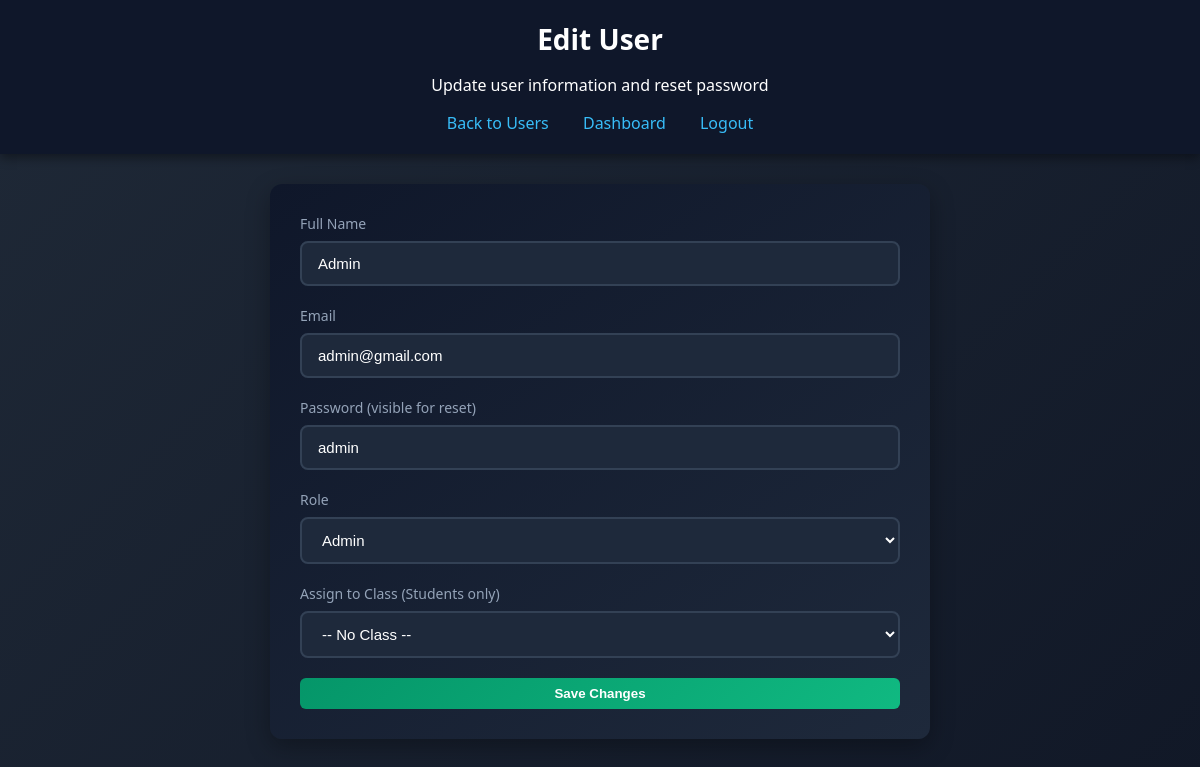
Screenshot of /admin/edit_user/1 (signed in) with the database file from the repository.
### tables this page shows
CREATE TABLE users (
    id INTEGER PRIMARY KEY AUTOINCREMENT,
    name TEXT NOT NULL,
    email TEXT UNIQUE NOT NULL,
    password TEXT NOT NULL,
    role TEXT NOT NULL CHECK(role IN ('student','teacher','admin')),
    class_id INTEGER,
    rfid_uid TEXT,
    FOREIGN KEY(class_id) REFERENCES classes(id)
);

### backend/app.py (the view, shortened to what this page needs)
@app.route("/admin/edit_user/<int:user_id>", methods=["GET", "POST"])
def edit_user(user_id):
    if session.get("role") != "admin":
        return redirect("/login")
    conn = get_connection()
    cursor = conn.cursor()
    message = ""
    user = cursor.execute("SELECT * FROM users WHERE id=?", (user_id,)).fetchone()
    classes = cursor.execute("SELECT id, class_name, room_no FROM classes").fetchall()
    conn.close()
    return render_template("edit_user.html", user=user, classes=classes, message=message)

### backend/app.py (called while the page is built)
def get_connection():
    conn = sqlite3.connect(DB_PATH)
    conn.row_factory = sqlite3.Row
    return conn

### frontend/templates/edit_user.html (shortened to what this page needs)
<!DOCTYPE html>
<html lang="en">
<head>
    <link rel="stylesheet" href="/static/style.css">
</head>
<body>
    <div class="header">
        <h1>Edit User</h1>
        <p>Update user information and reset password</p>
        <nav class="nav-links">
            <a href="/admin/users">Back to Users</a>
            <a href="/admin">Dashboard</a>
            <a href="/logout">Logout</a>
        </nav>
    </div>
    <div class="dashboard-content">
        <div class="form-container">
            <form method="POST" class="admin-form">
                <div class="form-group">
                    <label>Full Name</label>
                    <input type="text" name="name" value="{{ user.name }}" required>
                </div>
                <div class="form-group">
                    <label>Email</label>
                    <input type="email" name="email" value="{{ user.email }}" required>
                </div>
                <div class="form-group">
                    <label>Password (visible for reset)</label>
                    <input type="text" name="password" value="{{ user.password }}" required>
                </div>
                <div class="form-group">
                    <label>Role</label>
                    <select name="role">
                        <option value="admin" {% if user.role == 'admin' %}selected{% endif %}>Admin</option>
                    </select>
                </div>
                <div class="form-group" id="classGroup">
                    <label>Assign to Class (Students only)</label>
                    <select name="class_id">
                        <option value="">-- No Class --</option>
                    </select>
                </div>
                <button type="submit" class="start-btn">Save Changes</button>
            </form>
        </div>
    </div>
</body>
</html>

### frontend/static/style.css (style rules this page uses)
body { margin: 0; font-family: 'Segoe UI', Tahoma, sans-serif; background: linear-gradient(135deg, #1f2937, #111827); color: white; }
.header { text-align: center; padding: 20px; background: #0f172a; box-shadow: 0 4px 10px rgba(0,0,0,0.4); }
.header h1 { margin: 0; font-size: 28px; }
.nav-links { margin-top: 15px; }
.nav-links a { color: #38bdf8; text-decoration: none; margin: 0 15px; font-size: 16px; transition: color 0.2s; }
.dashboard-content { padding: 30px; }
.start-btn { padding: 8px 16px; background: linear-gradient(135deg, #059669, #10b981); color: white; border: none; border-radius: 6px; font-weight: 600; cursor: pointer; transition: transform 0.2s, box-shadow 0.2s; }
.form-container { max-width: 600px; margin: 0 auto 30px auto; background: linear-gradient(145deg, #0f172a, #1e293b); padding: 30px; border-radius: 12px; box-shadow: 0 8px 25px rgba(0, 0, 0, 0.3); }
.admin-form { display: flex; flex-direction: column; gap: 20px; }
.form-group { display: flex; flex-direction: column; gap: 8px; }
.form-group label { color: #94a3b8; font-size: 14px; font-weight: 500; }
.form-group input, .form-group select { padding: 12px 16px; border: 2px solid #334155; border-radius: 8px; background: #1e293b; color: white; font-size: 15px; transition: border-color 0.3s; }
.form-group select option { background: #1e293b; color: white; }

### rows the page displays
users: name "Admin", email "admin@gmail.com", password "admin", role "Admin"
